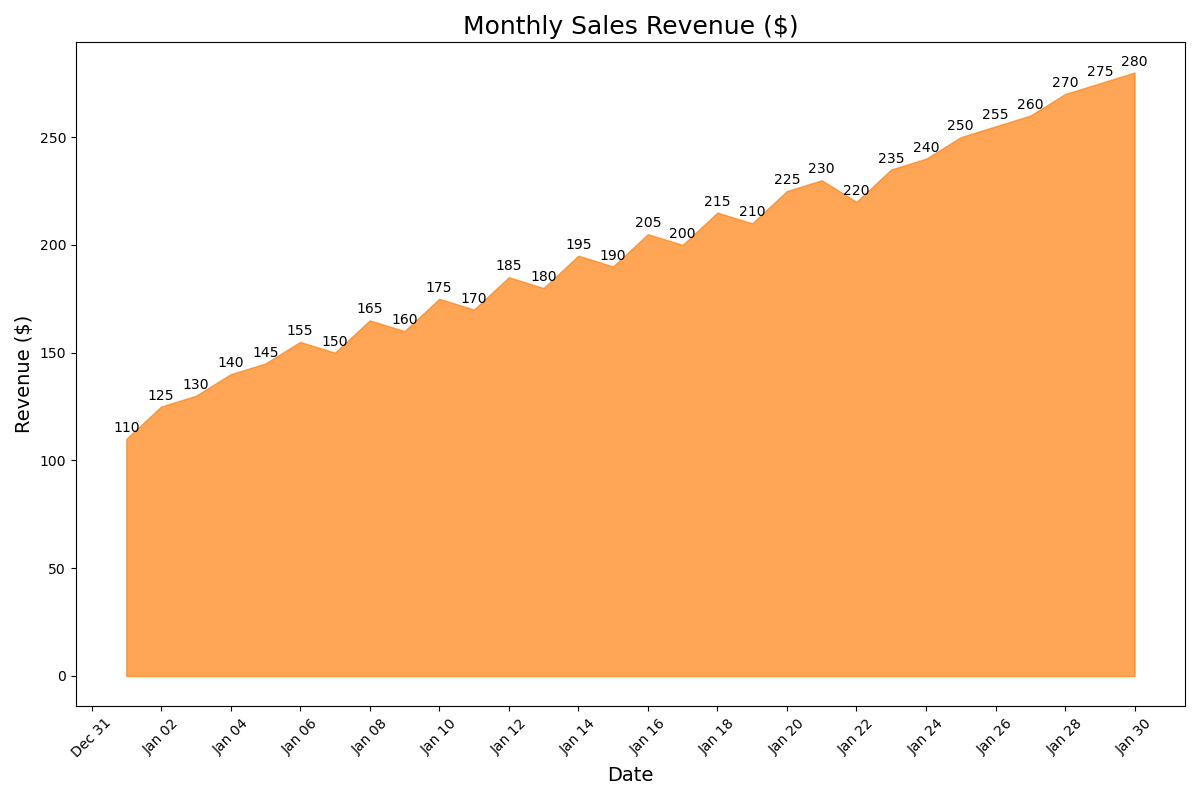

Write the Python code that produced this figure.

import matplotlib.pyplot as plt
import pandas as pd
import matplotlib.dates as mdates

data = {
    "Date": ["2023-01-01", "2023-01-02", "2023-01-03", "2023-01-04", "2023-01-05",
             "2023-01-06", "2023-01-07", "2023-01-08", "2023-01-09", "2023-01-10",
             "2023-01-11", "2023-01-12", "2023-01-13", "2023-01-14", "2023-01-15",
             "2023-01-16", "2023-01-17", "2023-01-18", "2023-01-19", "2023-01-20",
             "2023-01-21", "2023-01-22", "2023-01-23", "2023-01-24", "2023-01-25",
             "2023-01-26", "2023-01-27", "2023-01-28", "2023-01-29", "2023-01-30"],
    "Value": [110, 125, 130, 140, 145, 155, 150, 165, 160, 175, 170, 185, 180, 195, 190,
              205, 200, 215, 210, 225, 230, 220, 235, 240, 250, 255, 260, 270, 275, 280]
}

df = pd.DataFrame(data)
df['Date'] = pd.to_datetime(df['Date'])

fig, ax = plt.subplots(figsize=(12, 8))
ax.fill_between(df['Date'], df['Value'], color='#ff7f0e', alpha=0.7)

for i, txt in enumerate(df['Value']):
    ax.annotate(txt, (df['Date'][i], df['Value'][i]), textcoords="offset points", xytext=(0,5), ha='center')

ax.set_title('Monthly Sales Revenue ($)', fontsize=18)
ax.set_xlabel('Date', fontsize=14)
ax.set_ylabel('Revenue ($)', fontsize=14)
ax.xaxis.set_major_formatter(mdates.DateFormatter('%b %d'))
ax.xaxis.set_major_locator(mdates.DayLocator(interval=2))

plt.xticks(rotation=45)
plt.tight_layout()

plt.show()
